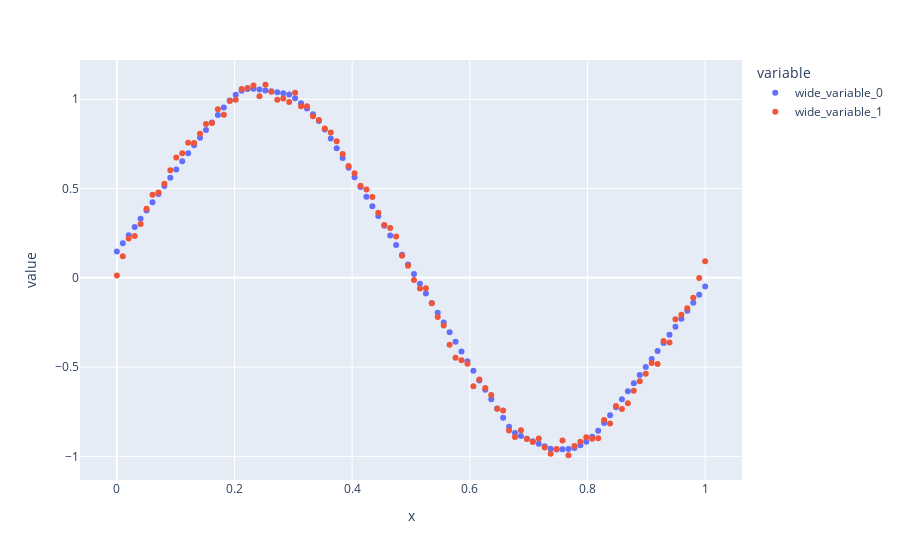

This figure's notebook cell:
### Code cell
px.scatter(x = X.flatten(), y = [model311(X).flatten().detach(), y.flatten()])
